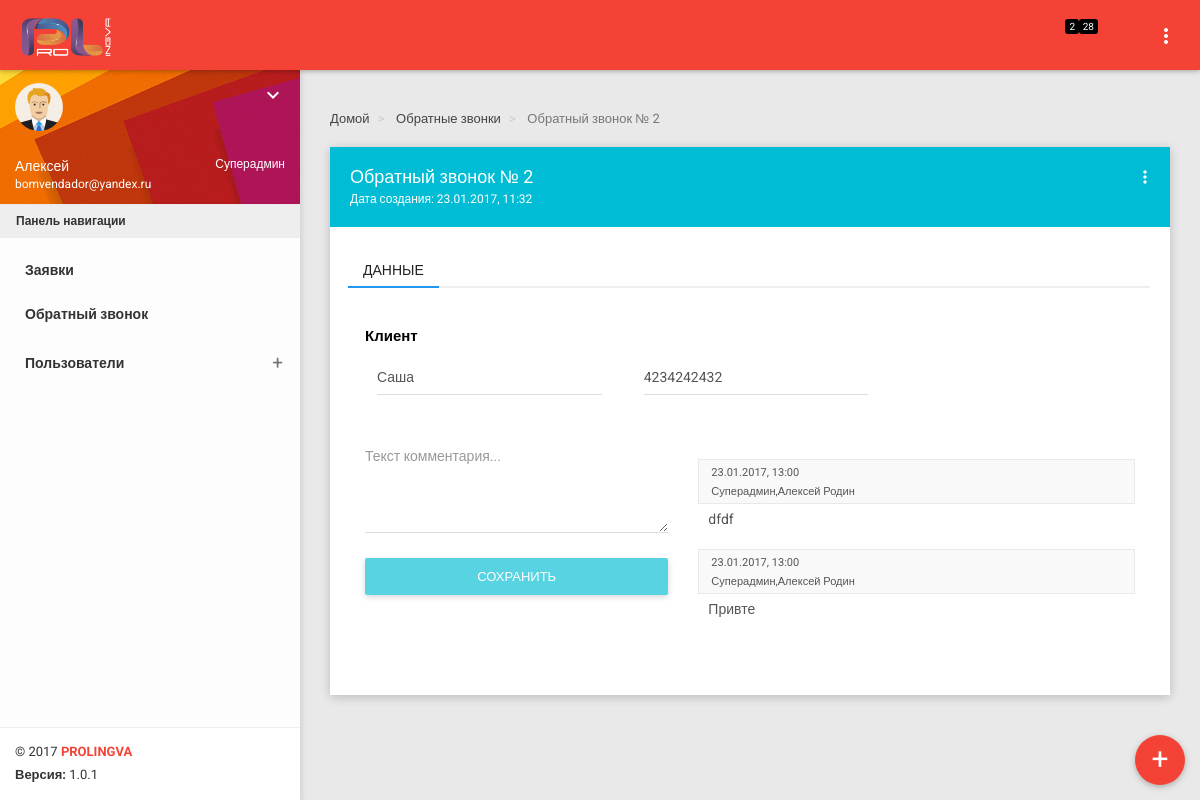
/ru/dashbrd/back_call_details/2/ (signed in), run on the app's committed database.
### ru/models.py (models this page shows)
class UserProfile(models.Model):
    user = models.OneToOneField(User)
    tel = models.CharField(max_length=15)
    role = models.ForeignKey(Role, blank=False, null=False)

class Role(models.Model):
    role_name = models.CharField(max_length=20)

class BackCall(models.Model):
    tel = models.CharField(max_length=25)
    name = models.CharField(max_length=100)
    added = models.DateTimeField(auto_now_add=True, auto_now=False)
    order = models.ForeignKey(SentDoc, null=True, blank=True)
    new = models.BooleanField(default=True)
    viewed_by = models.ForeignKey(User, null=True, blank=True)

class BackCallComments(models.Model):
    back_call = models.ForeignKey(BackCall)
    comment = models.CharField(max_length=200)
    added = models.DateTimeField(auto_now=False, auto_now_add=True)
    author = models.ForeignKey(User)
    author_role = models.ForeignKey(Role, null=True, blank=True)

### dashboard_ru/views.py (the view)
# urls.py: url(r'^back_call_details/(?P<back_call_id>\d+)/$', views.get_back_call_details, name='get_back_call_details'),
@login_required(redirect_field_name=None, login_url='/ru/dashbrd/login')
def get_back_call_details(request, back_call_id):
    if UserProfile.objects.get(user=request.user).role.role_name == u'Суперадмин' or UserProfile.objects.get(
            user=request.user).role.role_name == u'Админ':
        back_call = BackCall.objects.get(id=back_call_id)
        back_call.new = False
        back_call.viewed_by = request.user
        back_call.save()
        back_call_comments = BackCallComments.objects.filter(back_call=back_call)
        print(back_call_id)
    context = get_data_proc(request)
    context.update({
        'back_call': back_call,
        'back_call_comments': back_call_comments
    })
    return render(request, 'back_call_details.html', context)

### dashboard_ru/templates/back_call_details.html (shortened to what this page needs)
{% extends 'base_board.html' %}
{% load static %}
{% block links %}
    <link href="{% static 'dashboard/plugins/bootstrap-select/css/bootstrap-select.css' %}" rel="stylesheet" />
    <link href="{% static 'css/bootstrap-material-datetimepicker.css' %}" rel="stylesheet" />
    <link href="{% static 'css/mdl_file.css' %}" rel="stylesheet" />
{% endblock %}
{% block breadcrumbs %}
    <ol class="breadcrumb">
        <li>
            <a href="{% url 'ru:dashboard_ru:base_board' user.id %}">
                 Домой
            </a>
        </li>
        <li class="active">
            <a href="{% url 'ru:dashboard_ru:get_back_calls' %}">
                 Обратные звонки
            </a>
        </li>
        <li class="active">
             Обратный звонок № {{ back_call.id }}
        </li>
    </ol>
{% endblock %}
{% block content %}
    <div class="card">
        <div class="header bg-cyan">
            <h2>
                Обратный звонок № {{ back_call.id }} <small>Дата создания: {{ back_call.added|date:"d.m.Y, H:i" }}</small>
            </h2>
            {% if user_profile.role.role_name == 'Суперадмин' %}
            <ul class="header-dropdown">
                <li class="dropdown">
                    <a href="javascript:void(0);" class="dropdown-toggle" data-toggle="dropdown" role="button" aria-haspopup="true" aria-expanded="false">
                        <i class="material-icons">more_vert</i>
                    </a>
                </li>
            </ul>
            {% endif %}
        </div>
            <div class="body">
                <ul class="nav nav-tabs tab-nav-right" role="tablist">
                    <li role="presentation" class="active"><a href="#order" data-toggle="tab">ДАННЫЕ <span class="label-count background-transparent none" id="order_label"></span></a></li>
                </ul>
                        <div class="tab-content padding-15">
                            <div role="tabpanel" class="tab-pane fade in active" id="order">
                                <form id="back_call_form">{% csrf_token %}
                                    {% if user_profile.role.role_name != 'Клиент' %}
                                    <h2 class="card-inside-title">Клиент</h2>
                                    <div class="row clearfix">
                                        <div class="col-md-4">
                                            <div class="input-group">
                                                <span class="input-group-addon">
                                                </span>
                                                <div class="form-line">
                                                    <input type="text" class="form-control" placeholder="Имя" id="name_back_call" name="name_back_call" value="{{ back_call.name }}" >
                                                </div>
                                            </div>
                                        </div>
                                        <div class="col-md-4">
                                            <div class="input-group">
                                                <span class="input-group-addon">
                                                </span>
                                                <div class="form-line">
                                                    <input type="text" class="form-control date" placeholder="Телефон" id="tel_back_call" name="tel_back_call" value="{% if back_call.tel %}{{ back_call.tel }}{% endif %}" >
                                                </div>
                                            </div>
                                        </div>
                                    </div>
                                    {% endif %}
                                </form>
                            </div>
                        {% if user_profile.role.role_name != 'Клиент' %}
                                <form name="back_call_form_comments" id="back_call_form_comments">
                                    <div class="row">
                                        <div class="col-sm-5">
                                            <div class="input-group">
                                                <div class="form-line">
                                                    <textarea rows="4" class="form-control" placeholder="Текст комментария..." id="back_call_comment_text" name="back_call_comment_text"></textarea>
                                                </div>
                                            </div>
                                            <div class="">
                                                <div class="" id="back_call_comment_div">
                                                    <button type="button" class="btn bg-cyan btn-block btn-lg waves-effect" id="back_call_comment_btn" disabled>СОХРАНИТЬ</button>
                                                </div>
                                            </div>
                                        </div>
                                        <div class="col-sm-7" style="overflow-y: scroll; height:200px; " id="comments_div">
                                            {% for comment in back_call_comments %}
                                            <div class="comments-style">
                                                <div style="">
                                                    <div>
                                                        <small>{{ comment.added|date:"d.m.Y, H:i" }}</small>
                                                    </div>
                                                    <small>{{ comment.author_role.role_name }},{{ comment.author.first_name }} {{ comment.author.last_name }}</small>
                                                </div>
                                            </div>
                                            <div class="mrg-bot-20" style="margin-left: 10px">
                                                {{ comment.comment }}
                                            </div>
                                            {% endfor %}
                                        </div>
                                    </div>
                                </form>
                            {% endif %}
                        </div>
            </div>
    </div>
{% endblock %}

### dashboard_ru/templates/base_board.html (shortened to what this page needs)
{% load static %}
<!DOCTYPE html>
<html>
<head>
        <link href="{% static 'dashboard/plugins/bootstrap/css/bootstrap.css' %}" rel="stylesheet">
    <link href="{% static 'dashboard/plugins/node-waves/waves.css' %}" rel="stylesheet" />
    <link href="{% static 'dashboard/plugins/animate-css/animate.css' %}" rel="stylesheet" />
    <link href="{% static 'dashboard/plugins/morrisjs/morris.css' %}" rel="stylesheet" />
    <link href="{% static 'css/dashboard/style.css' %}" rel="stylesheet">
    <link rel="stylesheet" href="{% static 'dashboard/plugins/sweetalert/sweetalert.css' %}">
    <link href="{% static 'css/dashboard/themes/all-themes.css' %}" rel="stylesheet" />
    <link rel="stylesheet" href="//cdn.materialdesignicons.com/1.7.22/css/materialdesignicons.min.css">
    {% block links %}
    {% endblock %}
    <link href="{% static 'css/custom.css' %}" rel="stylesheet" />
</head>
<body class="theme-red">
    <nav class="navbar">
        <div class="container-fluid">
            <div class="navbar-header">
                <a class="navbar-brand" href="index.html" style="padding-top: 8px"><img class="media-object" src="/static/img/logo/logo1_white.png" width="90" height="40"></a>
            </div>
            <div class="collapse navbar-collapse" id="navbar-collapse">
                <ul class="nav navbar-nav navbar-right">
                {% if user_profile.role.role_name != 'Клиент' %}
                    <li class="">
                        <a href="{% url 'ru:dashboard_ru:get_new_orders' %}" class="" role="button" data-toggle="tooltip" title="Новые звонки" data-placement="bottom">
                            <span class="label-count" id="new_count_label">{% if new_calls_count != 0 %}{{ new_calls_count }}{% endif %}</span>
                        </a>
                    </li>
                    <li class="">
                        <a href="{% url 'ru:dashboard_ru:get_new_orders' %}" class="" role="button" data-toggle="tooltip" title="Новые заявки" data-placement="bottom">
                            <span class="label-count" id="new_count_label">{% if new_count != 0 %}{{ new_count }}{% endif %}</span>
                        </a>
                    </li>
                    {% else %}
                    <li class="">
                        <a href="{% url 'ru:dashboard_ru:help_dashboard' %}" class="" role="button" data-toggle="tooltip" title="Помощь" data-placement="bottom">
                                <i class="mdi mdi-help f_s_20"></i>
                        </a>
                    </li>
                {% endif %}
                    <li class="">
                        <a href="{% url 'ru:index' %}" class="" role="button" data-toggle="tooltip" title="Назад к главной странице" data-placement="bottom">
                        </a>
                    </li>
                    <li class="">
                        <a href="{% url 'ru:dashboard_ru:logout_board' %}" class="" role="button" data-toggle="tooltip" title="Выйти" data-placement="bottom">
                        </a>
                    </li>
                    <li class="pull-right"><a href="javascript:void(0);" class="js-right-sidebar" data-close="true"><i class="material-icons">more_vert</i></a></li>
                </ul>
            </div>
        </div>
    </nav>
    <section>
        <aside id="leftsidebar" class="sidebar">
            <div class="user-info">
                <div class="image">
                    <img src="{% static 'img/user.png' %}" width="48" height="48" alt="User" />
                </div>
                    <div class="btn-group user-helper-dropdown color_white shadow-none float-right">
                        <i class="material-icons pointer-pure" data-toggle="dropdown" aria-haspopup="true" aria-expanded="true">keyboard_arrow_down</i>
                    </div>
                <div class="info-container">
                    {% if user_profile.role.id != 3 %}
                    <div class="email float-right">{{ user_profile.role.role_name }}</div>
                    {% endif %}
                    <div class="name" data-toggle="dropdown" aria-haspopup="true" aria-expanded="false">{{ user.first_name }}</div>
                    <div class="email">{{ user.email }}</div>
                </div>
            </div>
            <div class="menu">
                <ul class="list" id="menu_list">
                    <li class="header m-b-10">Панель навигации</li>
                    <li class="" id="menu_orders">
                        <a href="{% url 'ru:dashboard_ru:get_sent_docs' %}" class="padding_menu">
                            <span>Заявки</span>
                        </a>
                    </li>
                {% if user_profile.role.role_name != 'Клиент' %}
                    <li class="" id="menu_back_calls">
                        <a href="{% url 'ru:dashboard_ru:get_back_calls' %}" class="padding_menu">
                            <span>Обратный звонок</span>
                        </a>
                    </li>
                    <li>
                        <a href="javascript:void(0);" class="menu-toggle" id="menu_users">
                            <span>Пользователи</span>
                        </a>
                    </li>
                    {% endif %}
                </ul>
            </div>
            <div class="legal">
                <div class="copyright">
                    &copy; 2017 <a href="javascript:void(0);">PROLINGVA</a>
                </div>
                <div class="version">
                    <b>Версия: </b> 1.0.1
                </div>
            </div>
        </aside>
    </section>
    <section class="content">
    {% if user_profile.role.id == 1 or user_profile.role.id == 2 or user_profile.role.id == 3 %}
        {% if not new_order %}
            <a href="{% url 'ru:dashboard_ru:add_new_order' %}">
                <button type="button" class="btn bg-red btn-circle-lg waves-effect waves-circle waves-float round_btn" data-toggle="tooltip" title="Добвавить заявку" data-placement="left" id="add_order">
                    <p class="text_rnd_btn">+</p>
                </button>
            </a>
        {% endif %}
    {% endif %}
    {% block breadcrumbs %}
    {% endblock %}
        <div class="container-fluid">
            {% block content %}{% endblock %}
        </div>
    </section>
</body>
</html>

### static/css/dashboard/themes/all-themes.css (style rules this page uses)
.theme-red .navbar-brand { color: #fff; }
.theme-red .nav > li > a { color: #fff; }
.theme-red .sidebar .legal { background-color: #fff; }
.theme-red .sidebar .legal .copyright a { color: #F44336 !important; }

### static/css/custom.css (style rules this page uses)
.mrg-bot-20 { margin-bottom: 20px; }
.float-right { float: right; }
.color_white { color: white;; }
.shadow-none { box-shadow: none; }
.pointer-pure { cursor: pointer; }
.round_btn { position: fixed; right: 15px; bottom: 15px; z-index: 3; }
.text_rnd_btn { font-size: 30px; padding-top: 2px; }
.padding_menu { padding: 5px 13px !important; }
ul { list-style-type: none; }
.padding-15 { padding: 15px!important; }
.comments-style { background: #f9f9f9; padding: 3px 12px; border: 1px solid rgba(204, 204, 204, 0.35); margin-bottom: 5px; font-size: 13px; }

### data on the page
UserProfile: role.role_name "Суперадмин"
BackCall: id "2", added "23.01.2017, 11:32", name_back_call "Саша", tel_back_call "4234242432"
BackCallComments: added "23.01.2017, 13:00", author_role.role_name "Суперадмин", author.first_name "Алексей", author.last_name "Родин", comment "dfdf"
BackCallComments: added "23.01.2017, 13:00", author_role.role_name "Суперадмин", author.first_name "Алексей", author.last_name "Родин", comment "Привте"

### other printed values
{{ new_calls_count }} "2"
{{ new_count }} "28"
{{ user.first_name }} "Алексей"
{{ user.email }} "bomvendador@yandex.ru"
